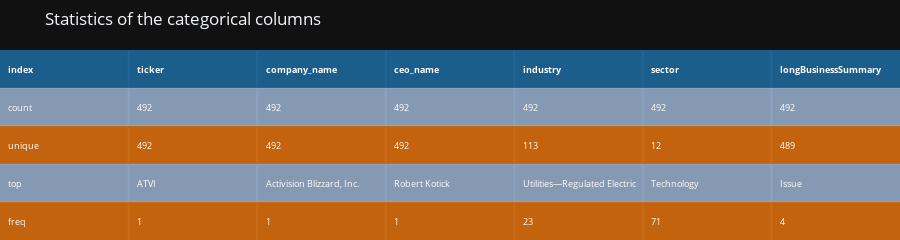

The code cell stored with this chart in its notebook:
### Code cell
colorscale = [[0, '#1f77b4'],[.5, '#aec7e8'],[1, '#ff7f0e']]
fig = ff.create_table(df[categorized_cols].describe().reset_index(), font_colors = ['white'], colorscale = colorscale)

for i in range(len(fig.layout.annotations)):
    fig.layout.annotations[i].font.size = 9
    
fig.update_layout(
    title_text = 'Statistics of the categorical columns',
    margin = {'t':50},
    template= "plotly_dark"
)
    
fig.show()

### Figure 1 — Plotly figure (JSON) as saved in the notebook; plotly's stock layout.template omitted (floating-point values rounded to 4 significant figures)
{"data": [{"colorscale": [[0, "#1f77b4"], [0.5, "#aec7e8"], [1, "#ff7f0e"]], "hoverinfo": "none", "opacity": 0.75, "showscale": false, "type": "heatmap", "z": [[0, 0, 0, 0, 0, 0, 0], [0.5, 0.5, 0.5, 0.5, 0.5, 0.5, 0.5], [1, 1, 1, 1, 1, 1, 1], [0.5, 0.5, 0.5, 0.5, 0.5, 0.5, 0.5], [1, 1, 1, 1, 1, 1, 1]]}], "layout": {"annotations": [{"align": "left", "font": {"color": "white", "size": 9}, "showarrow": false, "text": "<b>index</b>", "x": -0.45, "xanchor": "left", "xref": "x", "y": 0, "yref": "y"}, {"align": "left", "font": {"color": "white", "size": 9}, "showarrow": false, "text": "<b>ticker</b>", "x": 0.55, "xanchor": "left", "xref": "x", "y": 0, "yref": "y"}, {"align": "left", "font": {"color": "white", "size": 9}, "showarrow": false, "text": "<b>company_name</b>", "x": 1.55, "xanchor": "left", "xref": "x", "y": 0, "yref": "y"}, {"align": "left", "font": {"color": "white", "size": 9}, "showarrow": false, "text": "<b>ceo_name</b>", "x": 2.55, "xanchor": "left", "xref": "x", "y": 0, "yref": "y"}, {"align": "left", "font": {"color": "white", "size": 9}, "showarrow": false, "text": "<b>industry</b>", "x": 3.55, "xanchor": "left", "xref": "x", "y": 0, "yref": "y"}, {"align": "left", "font": {"color": "white", "size": 9}, "showarrow": false, "text": "<b>sector</b>", "x": 4.55, "xanchor": "left", "xref": "x", "y": 0, "yref": "y"}, {"align": "left", "font": {"color": "white", "size": 9}, "showarrow": false, "text": "<b>longBusinessSummary</b>", "x": 5.55, "xanchor": "left", "xref": "x", "y": 0, "yref": "y"}, {"align": "left", "font": {"color": "white", "size": 9}, "showarrow": false, "text": "count", "x": -0.45, "xanchor": "left", "xref": "x", "y": 1, "yref": "y"}, {"align": "left", "font": {"color": "white", "size": 9}, "showarrow": false, "text": "492", "x": 0.55, "xanchor": "left", "xref": "x", "y": 1, "yref": "y"}, {"align": "left", "font": {"color": "white", "size": 9}, "showarrow": false, "text": "492", "x": 1.55, "xanchor": "left", "xref": "x", "y": 1, "yref": "y"}, {"align": "left", "font": {"color": "white", "size": 9}, "showarrow": false, "text": "492", "x": 2.55, "xanchor": "left", "xref": "x", "y": 1, "yref": "y"}, {"align": "left", "font": {"color": "white", "size": 9}, "showarrow": false, "text": "492", "x": 3.55, "xanchor": "left", "xref": "x", "y": 1, "yref": "y"}, {"align": "left", "font": {"color": "white", "size": 9}, "showarrow": false, "text": "492", "x": 4.55, "xanchor": "left", "xref": "x", "y": 1, "yref": "y"}, {"align": "left", "font": {"color": "white", "size": 9}, "showarrow": false, "text": "492", "x": 5.55, "xanchor": "left", "xref": "x", "y": 1, "yref": "y"}, {"align": "left", "font": {"color": "white", "size": 9}, "showarrow": false, "text": "unique", "x": -0.45, "xanchor": "left", "xref": "x", "y": 2, "yref": "y"}, {"align": "left", "font": {"color": "white", "size": 9}, "showarrow": false, "text": "492", "x": 0.55, "xanchor": "left", "xref": "x", "y": 2, "yref": "y"}, {"align": "left", "font": {"color": "white", "size": 9}, "showarrow": false, "text": "492", "x": 1.55, "xanchor": "left", "xref": "x", "y": 2, "yref": "y"}, {"align": "left", "font": {"color": "white", "size": 9}, "showarrow": false, "text": "492", "x": 2.55, "xanchor": "left", "xref": "x", "y": 2, "yref": "y"}, {"align": "left", "font": {"color": "white", "size": 9}, "showarrow": false, "text": "113", "x": 3.55, "xanchor": "left", "xref": "x", "y": 2, "yref": "y"}, {"align": "left", "font": {"color": "white", "size": 9}, "showarrow": false, "text": "12", "x": 4.55, "xanchor": "left", "xref": "x", "y": 2, "yref": "y"}, {"align": "left", "font": {"color": "white", "size": 9}, "showarrow": false, "text": "489", "x": 5.55, "xanchor": "left", "xref": "x", "y": 2, "yref": "y"}, {"align": "left", "font": {"color": "white", "size": 9}, "showarrow": false, "text": "top", "x": -0.45, "xanchor": "left", "xref": "x", "y": 3, "yref": "y"}, {"align": "left", "font": {"color": "white", "size": 9}, "showarrow": false, "text": "ATVI", "x": 0.55, "xanchor": "left", "xref": "x", "y": 3, "yref": "y"}, {"align": "left", "font": {"color": "white", "size": 9}, "showarrow": false, "text": "Activision Blizzard, Inc.", "x": 1.55, "xanchor": "left", "xref": "x", "y": 3, "yref": "y"}, {"align": "left", "font": {"color": "white", "size": 9}, "showarrow": false, "text": "Robert Kotick", "x": 2.55, "xanchor": "left", "xref": "x", "y": 3, "yref": "y"}, {"align": "left", "font": {"color": "white", "size": 9}, "showarrow": false, "text": "Utilities—Regulated Electric", "x": 3.55, "xanchor": "left", "xref": "x", "y": 3, "yref": "y"}, {"align": "left", "font": {"color": "white", "size": 9}, "showarrow": false, "text": "Technology", "x": 4.55, "xanchor": "left", "xref": "x", "y": 3, "yref": "y"}, {"align": "left", "font": {"color": "white", "size": 9}, "showarrow": false, "text": "Issue", "x": 5.55, "xanchor": "left", "xref": "x", "y": 3, "yref": "y"}, {"align": "left", "font": {"color": "white", "size": 9}, "showarrow": false, "text": "freq", "x": -0.45, "xanchor": "left", "xref": "x", "y": 4, "yref": "y"}, {"align": "left", "font": {"color": "white", "size": 9}, "showarrow": false, "text": "1", "x": 0.55, "xanchor": "left", "xref": "x", "y": 4, "yref": "y"}, {"align": "left", "font": {"color": "white", "size": 9}, "showarrow": false, "text": "1", "x": 1.55, "xanchor": "left", "xref": "x", "y": 4, "yref": "y"}, {"align": "left", "font": {"color": "white", "size": 9}, "showarrow": false, "text": "1", "x": 2.55, "xanchor": "left", "xref": "x", "y": 4, "yref": "y"}, {"align": "left", "font": {"color": "white", "size": 9}, "showarrow": false, "text": "23", "x": 3.55, "xanchor": "left", "xref": "x", "y": 4, "yref": "y"}, {"align": "left", "font": {"color": "white", "size": 9}, "showarrow": false, "text": "71", "x": 4.55, "xanchor": "left", "xref": "x", "y": 4, "yref": "y"}, {"align": "left", "font": {"color": "white", "size": 9}, "showarrow": false, "text": "4", "x": 5.55, "xanchor": "left", "xref": "x", "y": 4, "yref": "y"}], "height": 200, "margin": {"b": 0, "l": 0, "r": 0, "t": 50}, "title": {"text": "Statistics of the categorical columns"}, "xaxis": {"dtick": 1, "gridwidth": 2, "showticklabels": false, "tick0": -0.5, "ticks": "", "zeroline": false}, "yaxis": {"autorange": "reversed", "dtick": 1, "gridwidth": 2, "showticklabels": false, "tick0": 0.5, "ticks": "", "zeroline": false}}}
